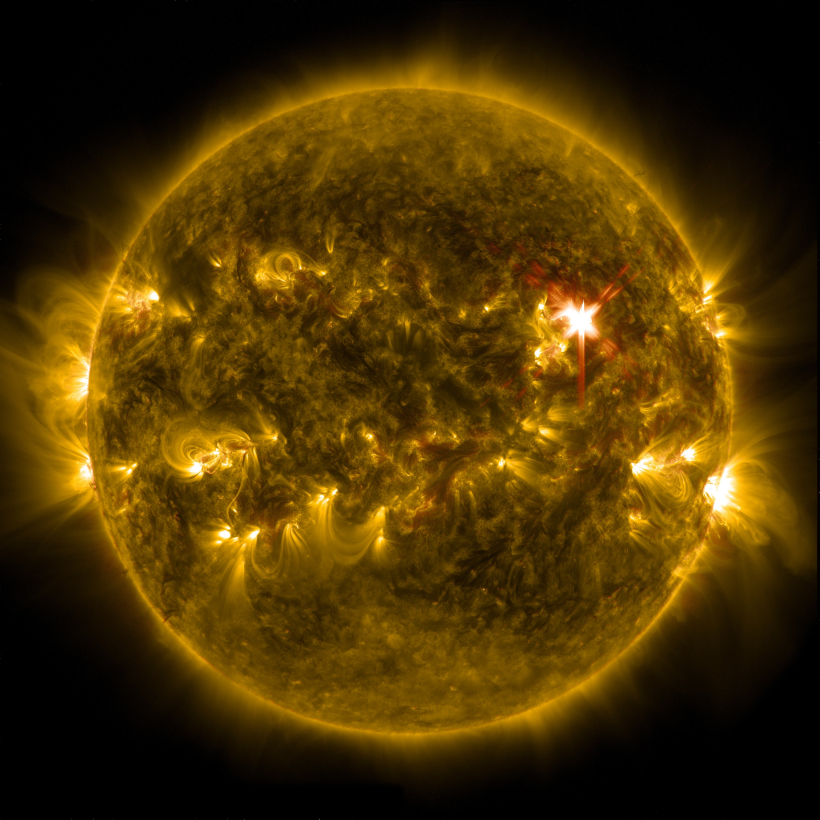
#> input picture Project 104 - planets name/sun.jpg, 4096 x 4096 px (shown at 1/5 size)
$ python planets.py
#> lines starting #> are read from the running program, lines starting #| are printed output that depends on the picture
import cv2
import numpy as np

# Create a blank canvas
canvas = np.zeros((600, 800, 3), dtype=np.uint8)

# Planet images (You will need to provide the image files)
planet_images = {
    "Sun": "sun.jpg",
    "Mercury": "mercury.jpg",
    "Venus": "venus.jpg",
    "Earth": "earth.jpg",
    "Mars": "mars.jpg",
    "Jupiter": "jupiter.jpg",
    "Saturn": "saturn.jpg",
    "Uranus": "uranus.jpg",
    "Neptune": "neptune.jpg"
}

# Planet positions and text positions
planet_positions = {
    "Sun": (50, 250),
    "Mercury": (200, 250),
    "Venus": (350, 250),
    "Earth": (500, 250),
    "Mars": (650, 250),
    "Jupiter": (200, 400),
    "Saturn": (350, 400),
    "Uranus": (500, 400),
    "Neptune": (650, 400)
}

# Load and add planet images to the canvas
for planet, image_path in planet_images.items():
    planet_img = cv2.imread(image_path)
#> planet_img is the input picture: shape (4096, 4096, 3); mean B, G, R 3.1, 51.9, 75.9
    planet_img = cv2.resize(planet_img, (100, 100))  # Resize the image if needed
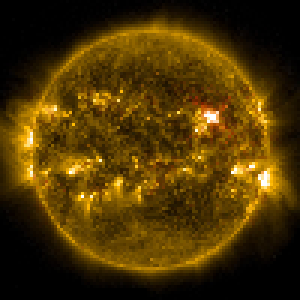
#> planet_img: shape (100, 100, 3) (shown 3 times larger); mean B, G, R 3, 51.8, 75.8
    x, y = planet_positions[planet]
    canvas[y:y + 100, x:x + 100] = planet_img
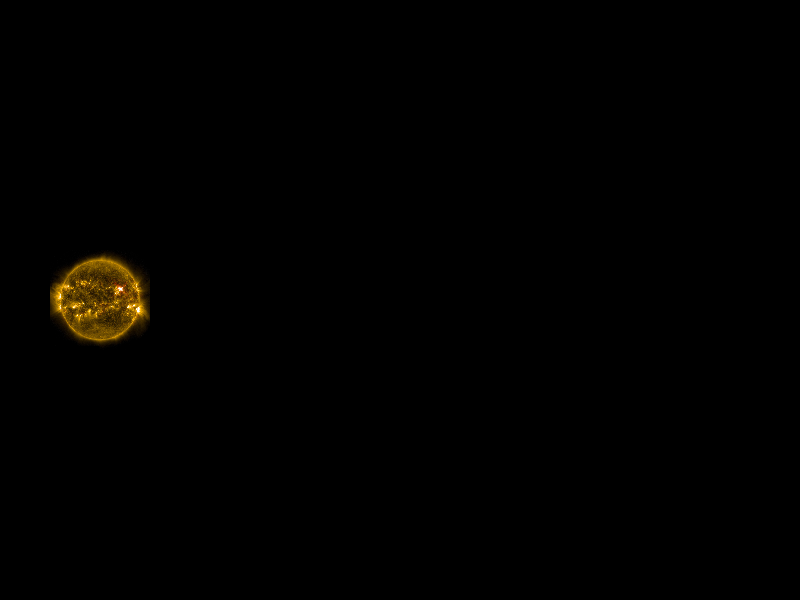
#> canvas: shape (600, 800, 3); mean B, G, R 0.1, 1.1, 1.6
#> (the run stopped early here; a loop or call above may not have finished)
